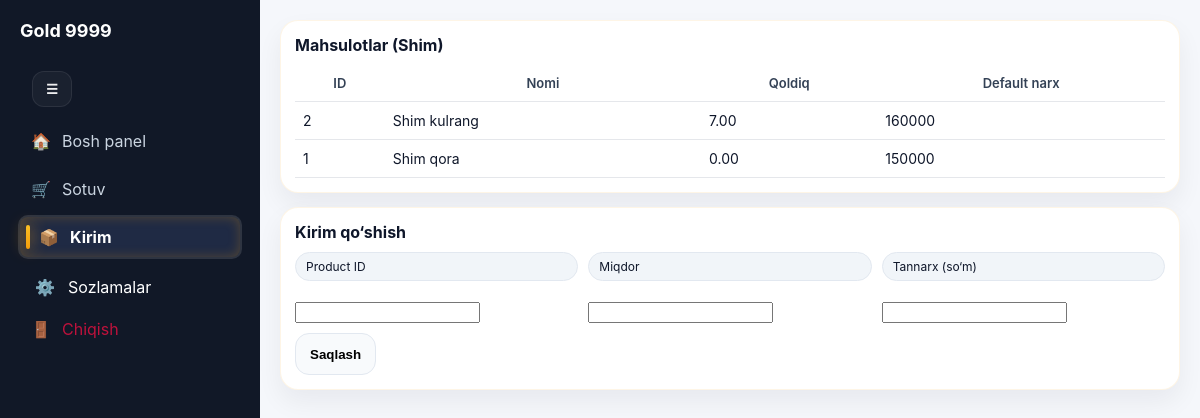
Screenshot of /kirim/1 (signed in) with the database file from the repository.
### tables this page shows
CREATE TABLE categories(
      id INTEGER PRIMARY KEY AUTOINCREMENT,
      name TEXT UNIQUE NOT NULL,
      sort_order INTEGER NOT NULL DEFAULT 100,
      is_active INTEGER NOT NULL DEFAULT 1,
      created_at TEXT NOT NULL DEFAULT CURRENT_TIMESTAMP
    );

CREATE TABLE products(
      id INTEGER PRIMARY KEY AUTOINCREMENT,
      name TEXT UNIQUE NOT NULL,
      category_id INTEGER NOT NULL,
      sell_price_default_uzs REAL NOT NULL DEFAULT 0,
      is_active INTEGER NOT NULL DEFAULT 1,
      created_at TEXT NOT NULL DEFAULT CURRENT_TIMESTAMP, stock_qty REAL DEFAULT 0,
      FOREIGN KEY(category_id) REFERENCES categories(id) ON DELETE RESTRICT
    );

### app.py (the view)
@app.route("/kirim/<int:category_id>")
@login_required
@admin_required
def kirim_detail(category_id: int):
    init_db()
    cat = q1("SELECT * FROM categories WHERE id=?", (category_id,))
    if not cat:
        flash("Kategoriya topilmadi", "danger")
        return redirect(url_for("kirim"))
    rows = q("""
      SELECT
        p.id AS product_id,
        p.name AS product_name,
        p.sell_price_default_uzs AS sell_default,
        COALESCE(p.stock_qty,0) AS qty
      FROM products p
WHERE p.category_id=? AND p.is_active=1
      GROUP BY p.id, p.name, p.sell_price_default_uzs
      ORDER BY p.name
    """, (category_id,))
    return render_template("kirim_detail.html", category=cat, rows=rows)

### app.py (called while the page is built)
def get_db() -> sqlite3.Connection:
    if "db" not in g:
        conn = sqlite3.connect(DB_PATH)
        conn.execute("PRAGMA foreign_keys = ON;")
        conn.execute("PRAGMA journal_mode = WAL;")
        conn.execute("PRAGMA synchronous = NORMAL;")
        conn.execute("PRAGMA temp_store = MEMORY;")
        conn.execute("PRAGMA cache_size = -20000;")
        conn.row_factory = sqlite3.Row
        conn.execute("PRAGMA foreign_keys = ON;")
        g.db = conn
    return g.db

def q1(sql: str, params: tuple = ()) -> Optional[sqlite3.Row]:
    cur = get_db().execute(sql, params)
    row = cur.fetchone()
    cur.close()
    return row

def q(sql: str, params: tuple = ()) -> list[sqlite3.Row]:
    cur = get_db().execute(sql, params)
    rows = cur.fetchall()
    cur.close()
    return rows

def login_required(fn):
    @wraps(fn)
    def wrapper(*args, **kwargs):
        if not session.get("user_id"):
            return redirect(url_for("login"))
        return fn(*args, **kwargs)
    return wrapper

def admin_required(fn):
    @wraps(fn)
    def wrapper(*args, **kwargs):
        if session.get("role") != "admin":
            flash("Bu bo‘lim faqat admin uchun", "danger")
            return redirect(url_for("home"))
        return fn(*args, **kwargs)
    return wrapper

### templates/kirim_detail.html (shortened to what this page needs)
{% extends "base.html" %}
{% set title = "Kirim: " ~ category["name"] %}
{% block content %}
  <div class="card">
    <b>Mahsulotlar ({{ category["name"] }})</b>
    <table style="margin-top:10px">
      <tr><th>ID</th><th>Nomi</th><th>Qoldiq</th><th>Default narx</th></tr>
      {% for r in rows %}
        <tr>
          <td>{{ r.product_id }}</td>
          <td>{{ r.product_name }}</td>
          <td>{{ "%.2f"|format(r.qty) }}</td>
          <td>{{ "%.0f"|format(r.sell_default or 0) }}</td>
        </tr>
      {% endfor %}
    </table>
  </div>
  <div class="card">
    <b>Kirim qo‘shish</b>
    <form method="post" action="/kirim/add" style="margin-top:10px">
      <div style="display:grid;grid-template-columns:1fr 1fr 1fr;gap:10px">
        <div>
          <div class="badge">Product ID</div><br>
          <input name="product_id" required>
        </div>
        <div>
          <div class="badge">Miqdor</div><br>
          <input name="qty" required>
        </div>
        <div>
          <div class="badge">Tannarx (so‘m)</div><br>
          <input name="unit_cost_uzs" required>
        </div>
      </div>
      <button class="btn" type="submit" style="margin-top:10px">Saqlash</button>
    </form>
  </div>
{% endblock %}

### static/style.css (style rules this page uses)
body { margin:0; font-family:-apple-system,BlinkMacSystemFont,"Segoe UI",Roboto; background:#f2f4f8; }
.card { background:white; padding:16px; border-radius:12px; box-shadow:0 4px 12px rgba(0,0,0,0.05); margin-bottom:16px; }
table { width: 100%; border-collapse: collapse; }
th, td { padding: 10px 8px; border-bottom: 1px solid #e5e7eb; vertical-align: middle; }
th { color: #334155; font-weight: 600; font-size: 13px; }
td { color: #0f172a; font-size: 14px; }
button, .btn { height: 34px; padding: 0 12px; border: 0; border-radius: 10px; cursor: pointer; font-weight: 600; }
:root { --bg0:#0b1220; --bg1:#0f172a; --card:rgba(255,255,255,.07); --card2:rgba(255,255,255,.10); --text:#e5e7eb; --muted:#94a3b8; --line:rgba(255,255,255,.14); --accent:#60a5fa; --accent2:#34d399; }
.app-body { background:#f5f7fb; color:#0f172a; }
.card { background:#fff; border:1px solid #e5e7eb; border-radius: 18px; padding: 14px; box-shadow: 0 12px 26px rgba(15,23,42,.06); margin-bottom: 14px; }
.badge { background:#f1f5f9; border:1px solid #e2e8f0; padding:6px 10px; border-radius: 999px; font-size: 12px; }
.btn { height:42px; padding:0 14px; border-radius: 14px; border:1px solid #e2e8f0; background:#f8fafc; font-weight: 900; }
@media (min-width: 900px) { body { padding-bottom: 0 !important; } }
.content .card, .content .kpi-card, .content .stat-card, .content .tile, .content .panel, .content .box { transition: transform .18s ease, box-shadow .18s ease, border-color .18s ease; }
.content .card, .content .kpi-card, .content .stat-card { border: 1px solid rgba(245,158,11,0.10); }

### rows the page displays
categories: name "Shim"
products: product_id "2", product_name "Shim kulrang", qty "7.00", sell_price_default_uzs "160000"
products: product_id "1", product_name "Shim qora", qty "0.00", sell_price_default_uzs "150000"
